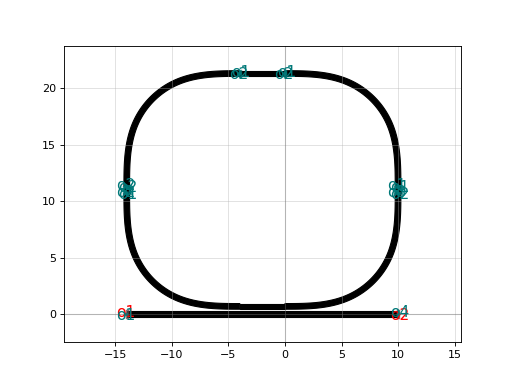

The script that drew this image:
import gdsfactory as gf

c = gf.components.ring_single(gap=0.2, radius=10.0, length_x=4.0, length_y=0.6, cross_section='strip')
c.plot()
